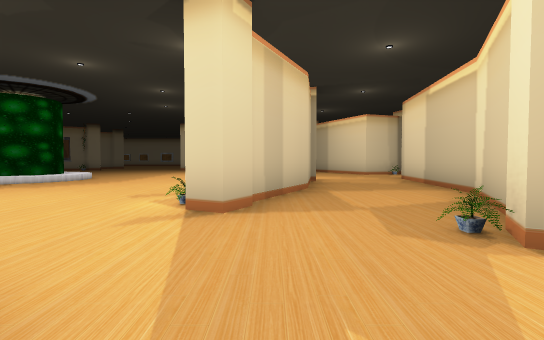
view 1 (above)

24 first-person views from a walk through a scene from a Unity 3-D project. The camera is 1.3 m above the floor, tilts 2° down and sees 85° across. The floor is counted in squares, 2 m on a side. Each view is taken from the middle of a square. On the plan, view 1 faces up. The plan holds only what a view shows up to about 9 squares ahead; the rest is blank. The place goes on beyond the plan. The player is left out. Some animated figures are not drawn. Some surface patterns are stand-ins.

view 2
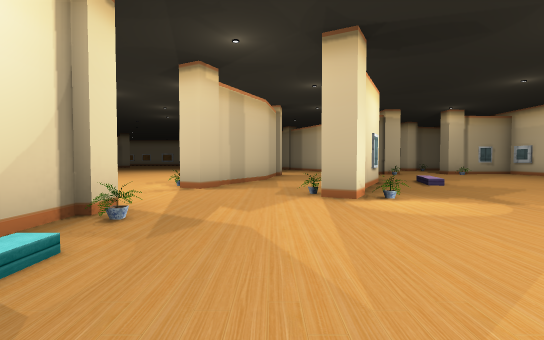

view 3
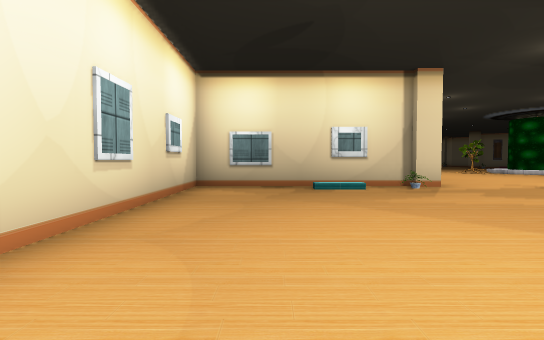

view 4
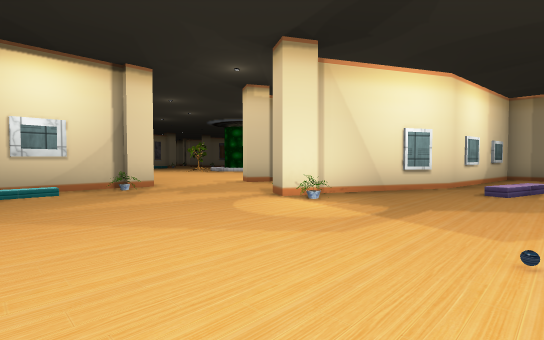

view 5
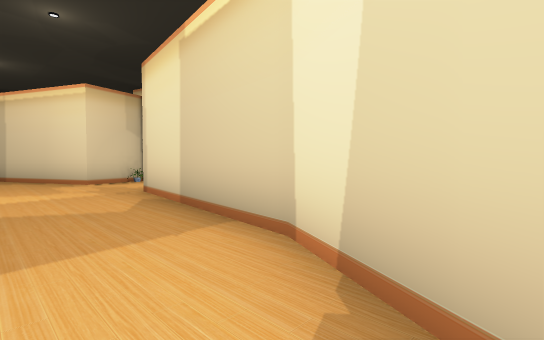

view 6
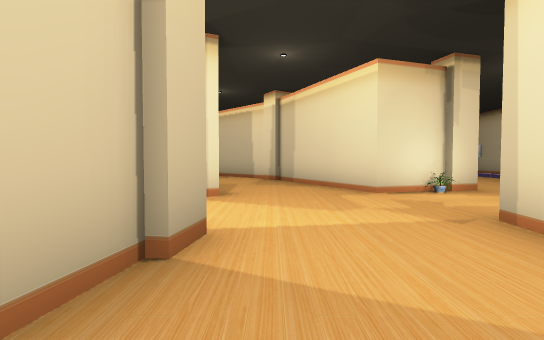

view 7
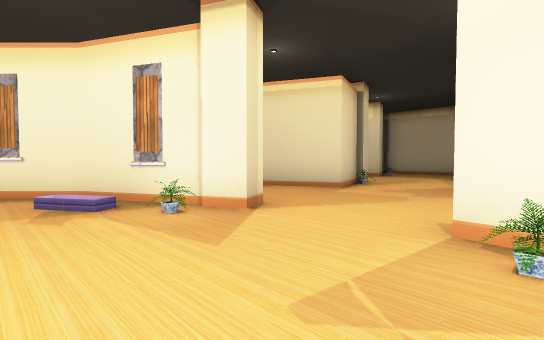

view 8
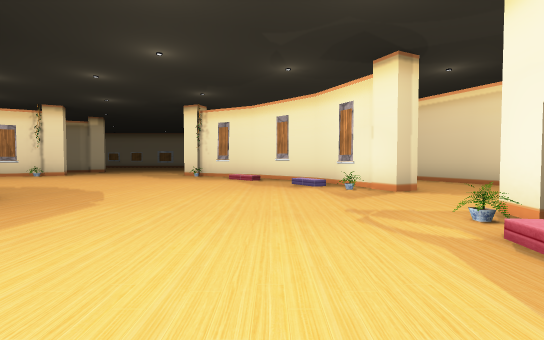

view 9
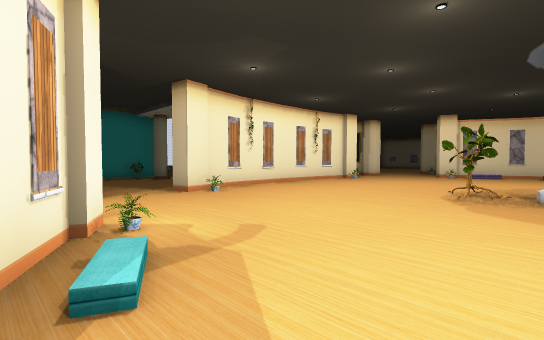

view 10
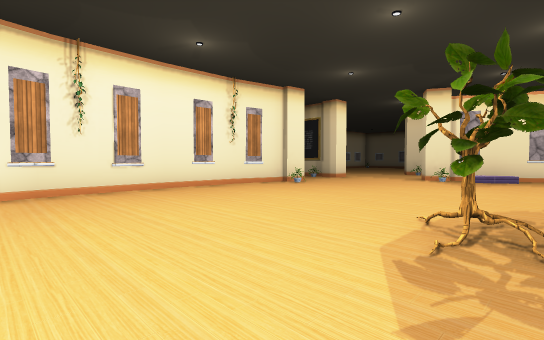

view 11
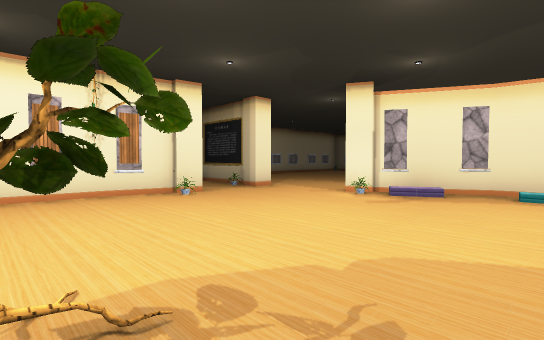

view 12
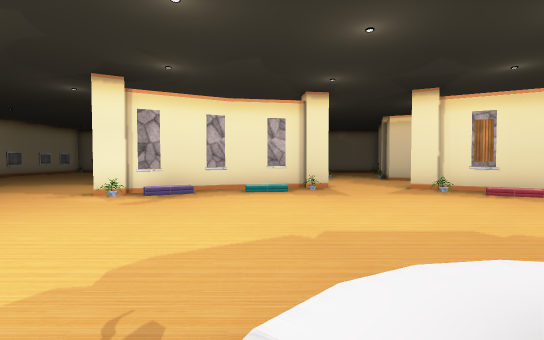

view 13
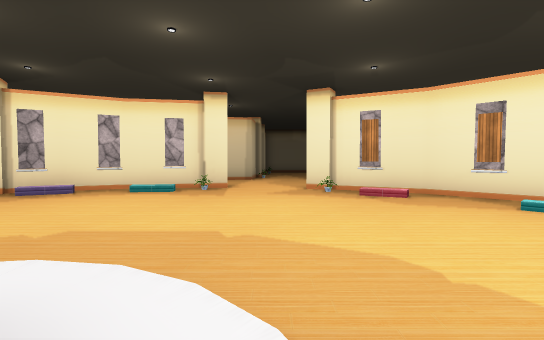

view 14
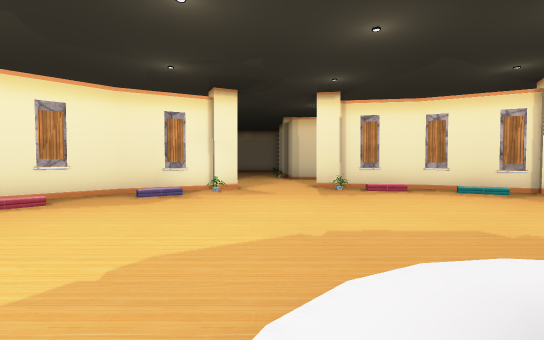

view 15
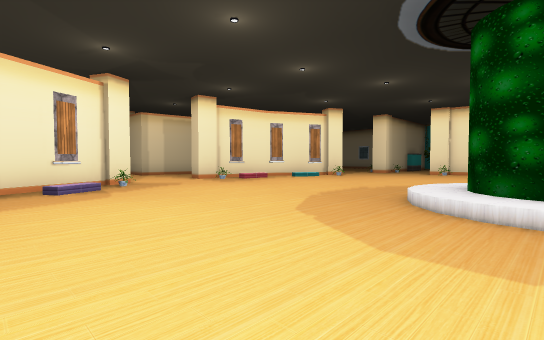

view 16
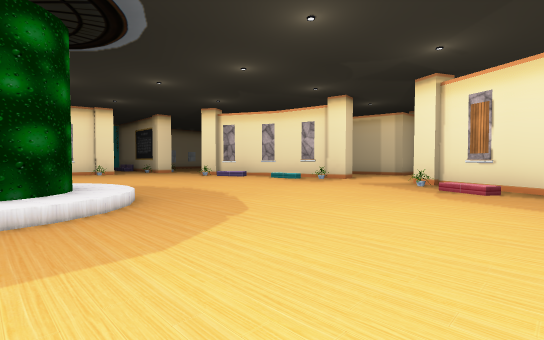

view 17
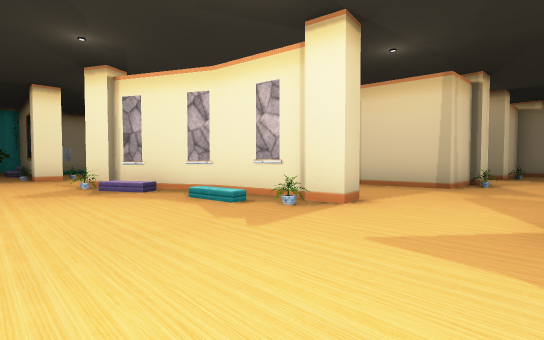

view 18
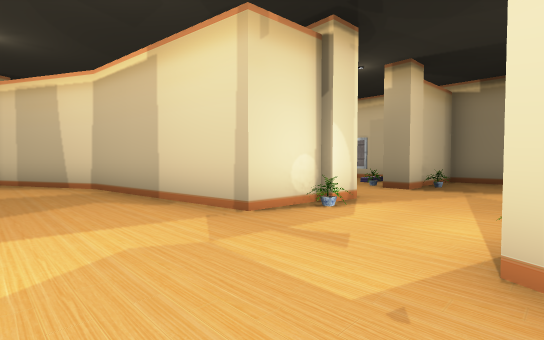

view 19
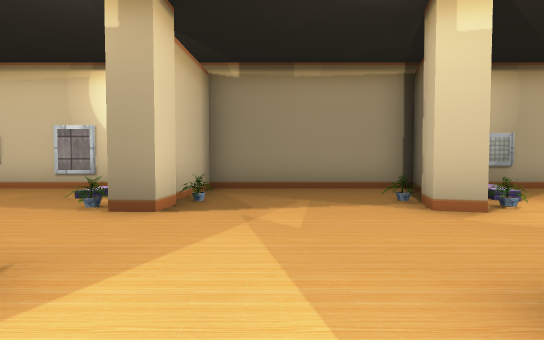

view 20
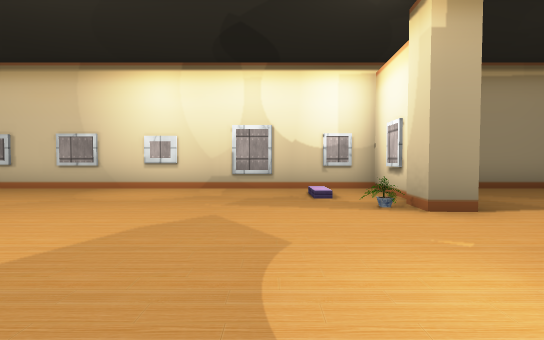

view 21
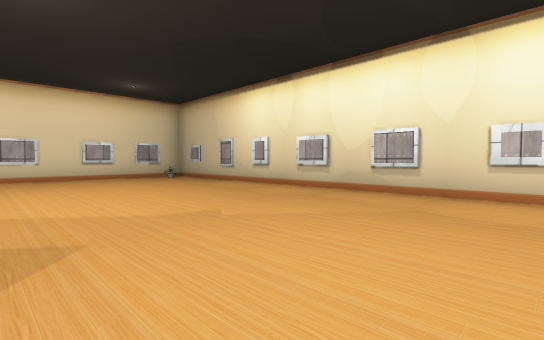

view 22
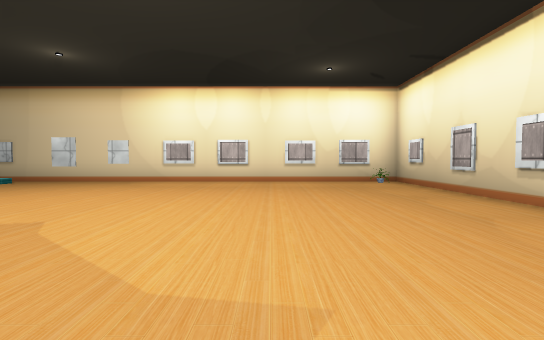

view 23
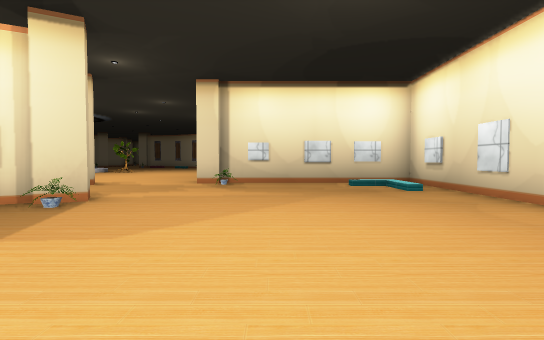

view 24
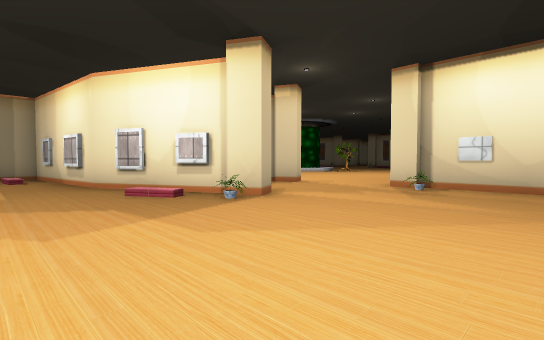

### Floor plan
Key: @ floor where view 1 was taken; # wall or solid block; . main floor; : floor 0.25 m higher than the main floor; / step, stairs or slope; = window, fence, low wall or low ledge; O other object.
Columns run from 28 left of view 1 to 6 right of it. Each row starts with its distance up from view 1.
 15 ####.        #.............# ..#
 14 #.=#..      ##.............##..##
 13 #.....  #.. #...............#...###
 12 #..........##...............##.....
 11 #.=................/:/...........=.
 10 ####..##........../###/..........#
  9 #///...##..#=...../ #O/.....=#..##
  8 #.......#..#/....../:/....../#..#.
  7 #.......#..#........O........#..#.
  6 #.......#..##/......O.......##..#..
  5 #.......#.. #/..............#...#..
  4 #.......##. ##.............##..##..
  3 #........#.....................#...
  2 #........##...................##...
  1 #............##.##.....##.##.......
  0 #.............#. #######..#.@.....O
 -1 #.............#         ..##.......
 -2 #.............#            #.......
 -3 #.............#            #.......
 -4 #=.........//.#           #.......
 -5 ##############             ######

Where each view was taken, in squares from view 1:
view 1: 0 up, 0 right, facing up
view 2: 3 down, 1 right, facing up
view 3: 3 down, 6 right, facing left
view 4: 2 down, 6 right, facing up-left
view 5: 4 up, 2 right, facing up-right
view 6: 7 up, 2 right, facing up
view 7: 9 up, 2 left, facing up-right
view 8: 6 up, 2 left, facing up
view 9: 8 up, 0 right, facing down-left
view 10: 7 up, 5 left, facing down-left
view 11: 8 up, 8 left, facing down-left
view 12: 8 up, 8 left, facing left
view 13: 11 up, 8 left, facing left
view 14: 11 up, 8 left, facing right
view 15: 15 up, 8 left, facing down-right
view 16: 15 up, 8 left, facing down-left
view 17: 12 up, 13 left, facing down-left
view 18: 13 up, 18 left, facing down-left
view 19: 12 up, 21 left, facing left
view 20: 8 up, 21 left, facing left
view 21: 6 up, 22 left, facing down-left
view 22: 4 up, 24 left, facing down
view 23: 1 down, 23 left, facing right
view 24: 2 down, 22 left, facing up-right
